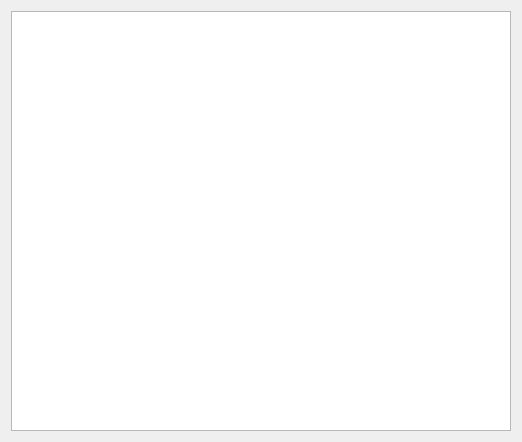
<?xml version="1.0" encoding="UTF-8"?>
<ui version="4.0">
 <class>WotWidget</class>
 <widget class="QWidget" name="WotWidget">
  <property name="geometry">
   <rect>
    <x>0</x>
    <y>0</y>
    <width>522</width>
    <height>442</height>
   </rect>
  </property>
  <property name="windowTitle">
   <string>Form</string>
  </property>
  <layout class="QVBoxLayout" name="verticalLayout">
   <item>
    <widget class="WotGraphicsView" name="graphics_view">
     <property name="viewportUpdateMode">
      <enum>QGraphicsView::BoundingRectViewportUpdate</enum>
     </property>
    </widget>
   </item>
  </layout>
 </widget>
 <customwidgets>
  <customwidget>
   <class>WotGraphicsView</class>
   <extends>QGraphicsView</extends>
   <header>sakia.gui.navigation.graphs.wot.graphics_view</header>
  </customwidget>
 </customwidgets>
 <resources>
  <include location="../../../../../../res/icons/sakia.icons.qrc"/>
 </resources>
 <connections/>
 <slots>
  <slot>reset()</slot>
  <slot>search()</slot>
  <slot>select_node()</slot>
 </slots>
</ui>
